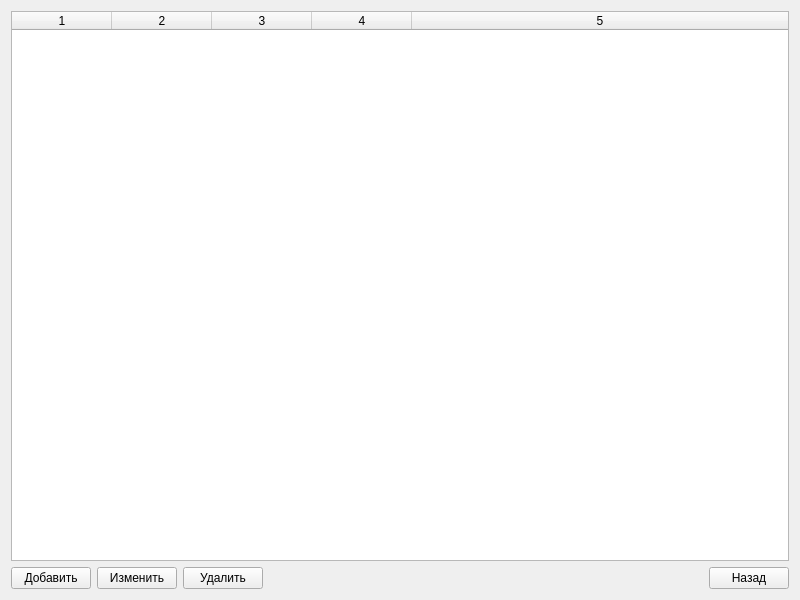
<?xml version="1.0" encoding="UTF-8"?>
<ui version="4.0">
 <class>UsersManagementWindow</class>
 <widget class="QWidget" name="UsersManagementWindow">
  <property name="geometry">
   <rect>
    <x>0</x>
    <y>0</y>
    <width>800</width>
    <height>600</height>
   </rect>
  </property>
  <property name="windowTitle">
   <string>Управление пользователями</string>
  </property>
  <layout class="QVBoxLayout" name="verticalLayout">
   <item>
    <widget class="QTableWidget" name="usersTable">
     <property name="columnCount">
      <number>5</number>
     </property>
     <property name="rowCount">
      <number>0</number>
     </property>
     <attribute name="horizontalHeaderItem">
      <column>
       <property name="text">
        <string>ID</string>
       </property>
      </column>
      <column>
       <property name="text">
        <string>ФИО</string>
       </property>
      </column>
      <column>
       <property name="text">
        <string>Логин</string>
       </property>
      </column>
      <column>
       <property name="text">
        <string>Роль</string>
       </property>
      </column>
      <column>
       <property name="text">
        <string>Должность</string>
       </property>
      </column>
     </attribute>
     <attribute name="horizontalHeaderStretchLastSection">
      <bool>true</bool>
     </attribute>
    </widget>
   </item>
   <item>
    <layout class="QHBoxLayout" name="horizontalLayout">
     <item>
      <widget class="QPushButton" name="addButton">
       <property name="text">
        <string>Добавить</string>
       </property>
      </widget>
     </item>
     <item>
      <widget class="QPushButton" name="editButton">
       <property name="text">
        <string>Изменить</string>
       </property>
      </widget>
     </item>
     <item>
      <widget class="QPushButton" name="deleteButton">
       <property name="text">
        <string>Удалить</string>
       </property>
      </widget>
     </item>
     <item>
      <spacer name="horizontalSpacer">
       <property name="orientation">
        <enum>Qt::Horizontal</enum>
       </property>
       <property name="sizeHint" stdset="0">
        <size>
         <width>40</width>
         <height>20</height>
        </size>
       </property>
      </spacer>
     </item>
     <item>
      <widget class="QPushButton" name="backButton">
       <property name="text">
        <string>Назад</string>
       </property>
      </widget>
     </item>
    </layout>
   </item>
  </layout>
 </widget>
 <resources/>
 <connections/>
</ui>
